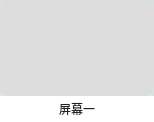
<?xml version="1.0" encoding="UTF-8"?>
<ui version="4.0">
 <class>CSCreenBtnWdg</class>
 <widget class="QWidget" name="CSCreenBtnWdg">
  <property name="enabled">
   <bool>true</bool>
  </property>
  <property name="geometry">
   <rect>
    <x>0</x>
    <y>0</y>
    <width>154</width>
    <height>122</height>
   </rect>
  </property>
  <property name="windowTitle">
   <string>Form</string>
  </property>
  <property name="styleSheet">
   <string notr="true">#CSCreenBtnWdg{
background-color: rgb(211, 237, 225);
border:1px solid rgb(221, 221, 221);
}

#CSCreenBtnWdg:!enabled{
	background-color: rgb(255, 0, 0);
border:1px solid rgb(255, 255, 255);
}</string>
  </property>
  <layout class="QVBoxLayout" name="verticalLayout">
   <property name="spacing">
    <number>0</number>
   </property>
   <property name="leftMargin">
    <number>0</number>
   </property>
   <property name="topMargin">
    <number>0</number>
   </property>
   <property name="rightMargin">
    <number>0</number>
   </property>
   <property name="bottomMargin">
    <number>0</number>
   </property>
   <item>
    <widget class="SelfDrawingButton" name="btn">
     <property name="enabled">
      <bool>true</bool>
     </property>
     <property name="sizePolicy">
      <sizepolicy hsizetype="Expanding" vsizetype="Expanding">
       <horstretch>0</horstretch>
       <verstretch>0</verstretch>
      </sizepolicy>
     </property>
     <property name="styleSheet">
      <string notr="true">
QPushButton{
background-color: rgb(221, 221, 221);
border:1px solid rgb(221, 221, 221);
border-radius:8px;
}

QPushButton:hover{
background-color: rgb(211, 237, 225);
border-image: url(:/button/img/button/DesktopSharping_select.png);
border:1px solid rgb(221, 221, 221);
}

QPushButton:pressed{
background-color: rgb(211, 237, 225);
background-repeat:none;

border:none;
}

QPushButton:checked
{
background-color: rgb(211, 237, 225);
border-image: url(:/button/img/button/DesktopSharping_select.png);
border:1px solid rgb(221, 221, 221);
}


QPushButton:!enabled{
	background-color: rgb(255, 255, 255);
border:1px solid rgb(255, 255, 255);
}



</string>
     </property>
     <property name="text">
      <string/>
     </property>
     <property name="checkable">
      <bool>true</bool>
     </property>
     <property name="checked">
      <bool>false</bool>
     </property>
     <property name="autoDefault">
      <bool>true</bool>
     </property>
     <property name="default">
      <bool>false</bool>
     </property>
     <property name="flat">
      <bool>false</bool>
     </property>
    </widget>
   </item>
   <item>
    <layout class="QHBoxLayout" name="horizontalLayout">
     <property name="spacing">
      <number>0</number>
     </property>
     <item>
      <widget class="QLabel" name="label">
       <property name="sizePolicy">
        <sizepolicy hsizetype="Expanding" vsizetype="Preferred">
         <horstretch>0</horstretch>
         <verstretch>0</verstretch>
        </sizepolicy>
       </property>
       <property name="minimumSize">
        <size>
         <width>0</width>
         <height>26</height>
        </size>
       </property>
       <property name="maximumSize">
        <size>
         <width>16777215</width>
         <height>26</height>
        </size>
       </property>
       <property name="styleSheet">
        <string notr="true">#label{
color: rgb(34, 34, 34);
background-color: rgb(255, 255, 255);
font: 16px &quot;微软雅黑&quot;;
}</string>
       </property>
       <property name="text">
        <string>屏幕一</string>
       </property>
       <property name="alignment">
        <set>Qt::AlignCenter</set>
       </property>
      </widget>
     </item>
    </layout>
   </item>
  </layout>
 </widget>
 <customwidgets>
  <customwidget>
   <class>SelfDrawingButton</class>
   <extends>QPushButton</extends>
   <header>selfdrawingbutton.h</header>
  </customwidget>
 </customwidgets>
 <resources>
  <include location="../../VLive/VLive.qrc"/>
 </resources>
 <connections/>
</ui>
